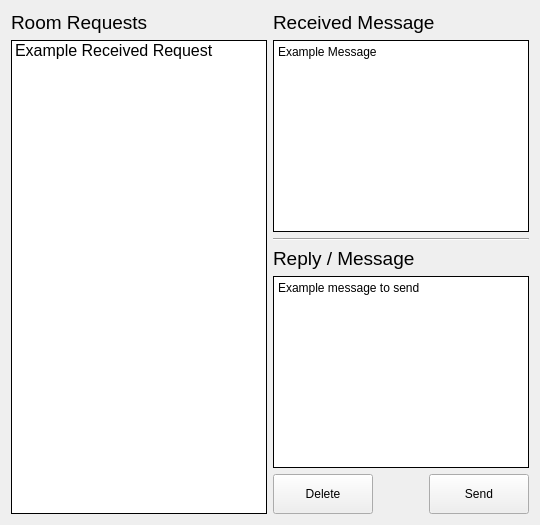
             <widget class="QWidget" name="Roomrequest_tab">
              <property name="minimumSize">
               <size>
                <width>0</width>
                <height>0</height>
               </size>
              </property>
              <property name="mouseTracking">
               <bool>false</bool>
              </property>
              <property name="tabletTracking">
               <bool>false</bool>
              </property>
              <property name="contextMenuPolicy">
               <enum>Qt::DefaultContextMenu</enum>
              </property>
              <attribute name="title">
               <string>Room Request</string>
              </attribute>
              <layout class="QGridLayout" name="gridLayout_19">
               <item row="0" column="0">
                <layout class="QGridLayout" name="gridLayout_18">
                 <item row="0" column="0">
                  <layout class="QVBoxLayout" name="verticalLayout_55">
                   <item>
                    <widget class="QLabel" name="label_43">
                     <property name="font">
                      <font>
                       <pointsize>14</pointsize>
                      </font>
                     </property>
                     <property name="text">
                      <string>Room Requests</string>
                     </property>
                    </widget>
                   </item>
                   <item>
                    <widget class="QListWidget" name="listWidget_2">
                     <property name="font">
                      <font>
                       <pointsize>12</pointsize>
                      </font>
                     </property>
                     <property name="frameShape">
                      <enum>QFrame::Box</enum>
                     </property>
                     <property name="frameShadow">
                      <enum>QFrame::Plain</enum>
                     </property>
                     <item>
                      <property name="text">
                       <string>Example Received Request</string>
                      </property>
                     </item>
                    </widget>
                   </item>
                  </layout>
                 </item>
                 <item row="0" column="1">
                  <layout class="QVBoxLayout" name="verticalLayout_54">
                   <item>
                    <widget class="QLabel" name="label_44">
                     <property name="font">
                      <font>
                       <pointsize>14</pointsize>
                      </font>
                     </property>
                     <property name="text">
                      <string>Received Message</string>
                     </property>
                    </widget>
                   </item>
                   <item>
                    <widget class="QPlainTextEdit" name="received_request">
                     <property name="frameShape">
                      <enum>QFrame::Box</enum>
                     </property>
                     <property name="frameShadow">
                      <enum>QFrame::Plain</enum>
                     </property>
                     <property name="plainText">
                      <string>Example Message
</string>
                     </property>
                     <property name="textInteractionFlags">
                      <set>Qt::TextSelectableByKeyboard|Qt::TextSelectableByMouse</set>
                     </property>
                    </widget>
                   </item>
                   <item>
                    <widget class="Line" name="line_5">
                     <property name="orientation">
                      <enum>Qt::Horizontal</enum>
                     </property>
                    </widget>
                   </item>
                   <item>
                    <widget class="QLabel" name="label_45">
                     <property name="font">
                      <font>
                       <pointsize>14</pointsize>
                      </font>
                     </property>
                     <property name="text">
                      <string>Reply / Message</string>
                     </property>
                    </widget>
                   </item>
                   <item>
                    <widget class="QPlainTextEdit" name="reply_requests">
                     <property name="frameShape">
                      <enum>QFrame::Box</enum>
                     </property>
                     <property name="frameShadow">
                      <enum>QFrame::Plain</enum>
                     </property>
                     <property name="plainText">
                      <string>Example message to send

</string>
                     </property>
                     <property name="overwriteMode">
                      <bool>false</bool>
                     </property>
                    </widget>
                   </item>
                   <item>
                    <layout class="QHBoxLayout" name="horizontalLayout_17">
                     <item>
                      <widget class="QPushButton" name="del_request">
                       <property name="minimumSize">
                        <size>
                         <width>100</width>
                         <height>40</height>
                        </size>
                       </property>
                       <property name="text">
                        <string>Delete</string>
                       </property>
                      </widget>
                     </item>
                     <item>
                      <spacer name="horizontalSpacer_12">
                       <property name="orientation">
                        <enum>Qt::Horizontal</enum>
                       </property>
                       <property name="sizeHint" stdset="0">
                        <size>
                         <width>40</width>
                         <height>20</height>
                        </size>
                       </property>
                      </spacer>
                     </item>
                     <item alignment="Qt::AlignRight">
                      <widget class="QPushButton" name="send_message_requests_btn">
                       <property name="minimumSize">
                        <size>
                         <width>100</width>
                         <height>40</height>
                        </size>
                       </property>
                       <property name="text">
                        <string>Send</string>
                       </property>
                      </widget>
                     </item>
                    </layout>
                   </item>
                  </layout>
                 </item>
                </layout>
               </item>
              </layout>
             </widget>
